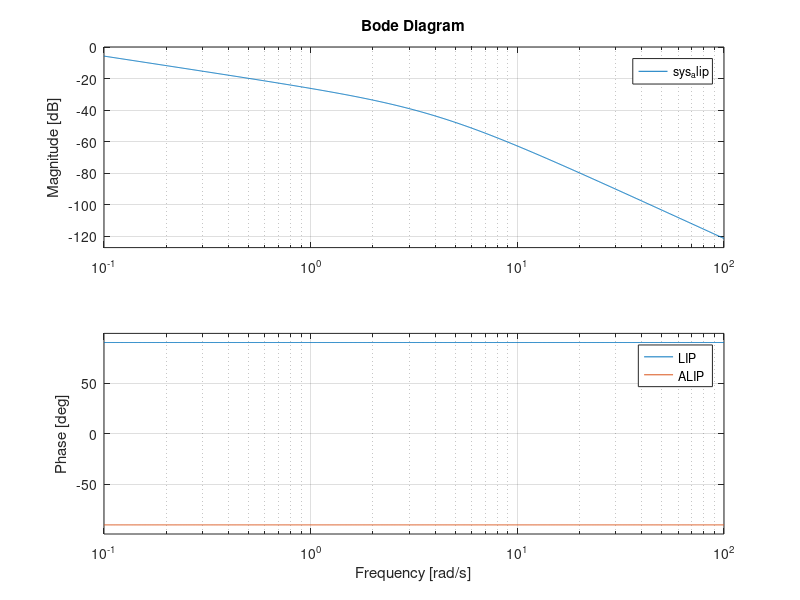

This chart was generated by the following MATLAB code:
g = 9.81;
H = 0.6;
m = 32;
l = sqrt(g/H);

%LIP
numerator = [1 0]*(-1/(m*H));
denominator = [1 0 -l^2];
sys_lip = tf(numerator,denominator);

%ALIP
numerator = [l^2]*(-1/(m*H));
denominator = [1 0 -l^2 0];
sys_alip = tf(numerator,denominator);


figure;bode(sys_lip);hold on; bode(sys_alip)
grid on
legend('LIP','ALIP')